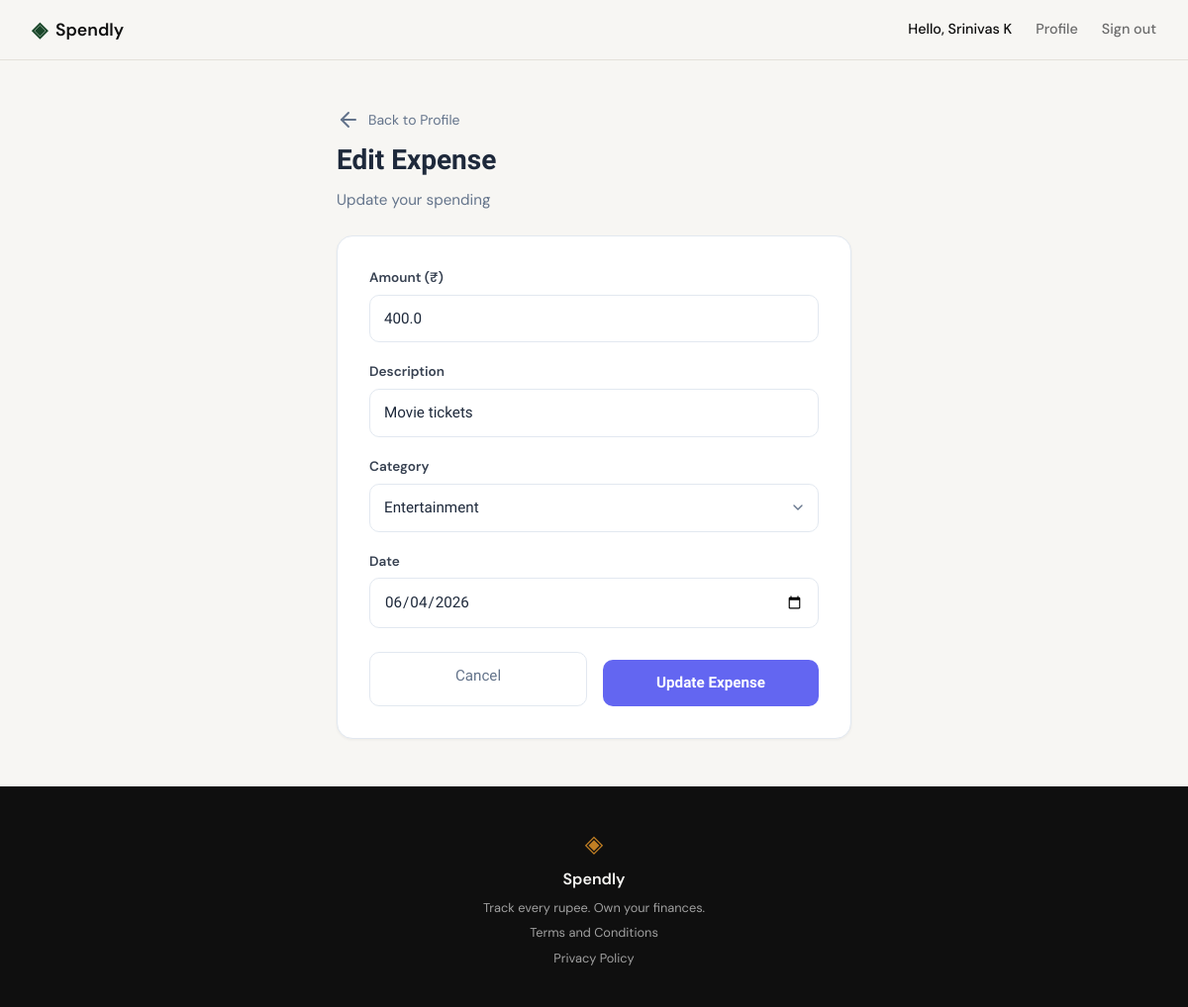
/expenses/26/edit (signed in), run on the app's committed database.
### tables this page shows
CREATE TABLE expenses (
            id INTEGER PRIMARY KEY AUTOINCREMENT,
            user_id INTEGER NOT NULL,
            amount REAL NOT NULL,
            description TEXT NOT NULL,
            category TEXT NOT NULL,
            date TEXT NOT NULL,
            created_at TEXT NOT NULL,
            FOREIGN KEY (user_id) REFERENCES users(id) ON DELETE CASCADE
        );

### app.py (the view, shortened to what this page needs)
@app.route("/expenses/<int:id>/edit", methods=["GET", "POST"])
def edit_expense(id):
    user_id = session.get("user_id")
    if not user_id:
        flash("Please sign in to edit an expense.")
        return redirect(url_for("login"))
    expense = db_get_expense_by_id(id)
    if not expense:
        flash("Expense not found.")
        return redirect(url_for("profile"))
    if expense["user_id"] != user_id:
        flash("You don't have permission to edit this expense.")
        return redirect(url_for("profile"))
    if request.method == "GET":
        return render_template("expense_edit.html", expense=expense)

### database/db.py (called while the page is built)
def get_db():
    try:
        from flask import current_app
        db_path = current_app.config.get('DATABASE', DB_PATH)
    except RuntimeError:
        db_path = DB_PATH
    conn = sqlite3.connect(db_path)
    conn.row_factory = sqlite3.Row
    conn.execute("PRAGMA foreign_keys = ON")
    return conn

def get_expense_by_id(expense_id):
    conn = get_db()
    expense = conn.execute(
        "SELECT id, user_id, amount, description, category, date FROM expenses WHERE id = ?",
        (expense_id,)
    ).fetchone()
    conn.close()
    return dict(expense) if expense else None

### templates/expense_edit.html (shortened to what this page needs)
{% extends "base.html" %}
{% block head %}
<link rel="stylesheet" href="{{ url_for('static', filename='css/expense.css') }}">
{% endblock %}
{% block content %}
<section class="expense-section">
    <div class="expense-container">
        <div class="expense-header">
            <a href="{{ url_for('profile') }}" class="back-link">
                <i data-lucide="arrow-left"></i>
                Back to Profile
            </a>
            <h1 class="expense-title">Edit Expense</h1>
            <p class="expense-subtitle">Update your spending</p>
        </div>
        <div class="expense-card">
            <form method="POST" action="{{ url_for('edit_expense', id=expense.id) }}">
                <div class="form-group">
                    <label for="amount">Amount (₹)</label>
                    <input type="number" id="amount" name="amount"
                           class="form-input" placeholder="0.00"
                           step="0.01" min="0.01" value="{{ expense.amount }}" required autofocus>
                </div>
                <div class="form-group">
                    <label for="description">Description</label>
                    <input type="text" id="description" name="description"
                           class="form-input" placeholder="What did you spend on?"
                           value="{{ expense.description }}" required>
                </div>
                <div class="form-group">
                    <label for="category">Category</label>
                    <select id="category" name="category" class="form-input" required>
                        <option value="Entertainment" {% if expense.category == 'Entertainment' %}selected{% endif %}>Entertainment</option>
                    </select>
                </div>
                <div class="form-group">
                    <label for="date">Date</label>
                    <input type="date" id="date" name="date"
                           class="form-input" value="{{ expense.date }}" required>
                </div>
                <div class="form-actions">
                    <a href="{{ url_for('profile') }}" class="btn-cancel">Cancel</a>
                    <button type="submit" class="btn-submit">Update Expense</button>
                </div>
            </form>
        </div>
    </div>
</section>
{% endblock %}

### static/css/style.css (style rules this page uses)
:root { --ink: #0f0f0f; --ink-soft: #2d2d2d; --ink-muted: #6b6b6b; --ink-faint: #a0a0a0; --paper: #f7f6f3; --paper-warm: #f0ede6; --paper-card: #ffffff; --accent: #1a472a; --accent-light: #e8f0eb; --accent-2: #c17f24; --accent-2-light: #fdf3e3; --danger: #c0392b; --danger-light: #fdecea; --success: #1F9D73; --success-light: #E7F5EF; --border: #e4e1da; --border-soft: #eeebe4; --font-display: 'DM Serif Display', Georgia, serif; --font-body: 'DM Sans', system-ui, sans-serif; --max-width: 1200px; --auth-width: 440px; --radius-sm: 6px; --radius-md: 12px; --radius-lg: 20px; }
body { background: #F8F8F8; }
*, *::before, *::after { box-sizing: border-box; margin: 0; padding: 0; }
html { font-size: 16px; scroll-behavior: smooth; }
body { background: var(--paper); color: var(--ink); font-family: var(--font-body); font-size: 1rem; line-height: 1.6; -webkit-font-smoothing: antialiased; }
a { color: inherit; text-decoration: none; }
.form-group { margin-bottom: 1.25rem; }
.form-group label { display: block; font-size: 0.85rem; font-weight: 500; color: var(--ink-soft); margin-bottom: 0.4rem; }
.form-input { width: 100%; padding: 0.6rem 0.875rem; border: 1px solid var(--border); border-radius: var(--radius-sm); font-family: var(--font-body); font-size: 0.95rem; color: var(--ink); background: var(--paper); outline: none; transition: border-color 0.2s; }
.form-input::placeholder { color: var(--ink-faint); }
.btn-submit { width: 100%; padding: 0.7rem; background: var(--ink); color: var(--paper); border: none; border-radius: var(--radius-sm); font-family: var(--font-body); font-size: 0.95rem; font-weight: 500; cursor: pointer; transition: background 0.2s; margin-top: 0.5rem; }

### static/css/expense.css (style rules this page uses)
.expense-section { min-height: calc(100vh - 60px - 100px); padding: 3rem 2rem; }
.expense-container { max-width: 520px; margin: 0 auto; display: flex; flex-direction: column; gap: 1.5rem; }
.expense-header { display: flex; flex-direction: column; gap: 0.5rem; }
.back-link { display: inline-flex; align-items: center; gap: 0.5rem; font-size: 0.875rem; color: #64748b; text-decoration: none; transition: color 0.2s; }
.expense-title { font-family: 'Plus Jakarta Sans', system-ui, sans-serif; font-size: 1.75rem; font-weight: 700; color: #1e293b; margin: 0; }
.expense-subtitle { font-size: 0.95rem; color: #64748b; margin: 0; }
.expense-card { background: #ffffff; border: 1px solid #e2e8f0; border-radius: 16px; padding: 2rem; box-shadow: 0 1px 3px rgba(0, 0, 0, 0.05); }
.form-group { margin-bottom: 1.25rem; }
.form-group label { display: block; font-size: 0.85rem; font-weight: 600; color: #374151; margin-bottom: 0.4rem; }
.form-input { width: 100%; padding: 0.75rem 0.875rem; border: 1px solid #e2e8f0; border-radius: 10px; font-family: 'Plus Jakarta Sans', system-ui, sans-serif; font-size: 0.95rem; color: #1e293b; background: #ffffff; outline: none; transition: border-color 0.2s, box-shadow 0.2s; }
.form-input::placeholder { color: #94a3b8; }
select.form-input { cursor: pointer; appearance: none; background-repeat: no-repeat; background-position: right 0.75rem center; background-size: 16px; padding-right: 2.5rem; }
.form-actions { display: flex; gap: 1rem; margin-top: 1.5rem; }
.btn-cancel { flex: 1; padding: 0.75rem 1.5rem; background: #ffffff; border: 1px solid #e2e8f0; border-radius: 10px; font-family: 'Plus Jakarta Sans', system-ui, sans-serif; font-size: 0.95rem; font-weight: 500; color: #64748b; text-decoration: none; text-align: center; transition: all 0.2s; }
.btn-submit { flex: 1; padding: 0.75rem 1.5rem; background: #6366f1; border: none; border-radius: 10px; font-family: 'Plus Jakarta Sans', system-ui, sans-serif; font-size: 0.95rem; font-weight: 600; color: #ffffff; cursor: pointer; transition: background 0.2s; }

### data on the page
expenses: amount "400.0", description "Movie tickets", category "Entertainment", date "06/04/2026"

### other printed values
{{ session.get('user_name', '') }} "Srinivas K"
